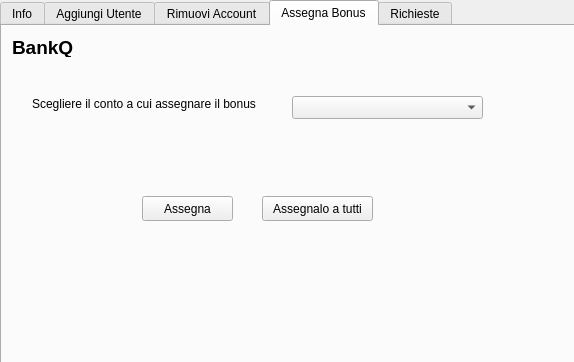
<?xml version="1.0" encoding="UTF-8"?>
<ui version="4.0">
 <class>AdminInfo</class>
 <widget class="QDialog" name="AdminInfo">
  <property name="geometry">
   <rect>
    <x>0</x>
    <y>0</y>
    <width>574</width>
    <height>362</height>
   </rect>
  </property>
  <property name="windowTitle">
   <string>BankQ</string>
  </property>
  <widget class="QTabWidget" name="tabWidget">
   <property name="geometry">
    <rect>
     <x>0</x>
     <y>0</y>
     <width>581</width>
     <height>371</height>
    </rect>
   </property>
   <property name="currentIndex">
    <number>3</number>
   </property>
   <widget class="QWidget" name="tab">
    <attribute name="title">
     <string>Info</string>
    </attribute>
    <widget class="QLabel" name="label">
     <property name="geometry">
      <rect>
       <x>60</x>
       <y>60</y>
       <width>67</width>
       <height>17</height>
      </rect>
     </property>
     <property name="text">
      <string>&lt;html&gt;&lt;head/&gt;&lt;body&gt;&lt;p&gt;&lt;span style=&quot; font-weight:600;&quot;&gt;Nome&lt;/span&gt;&lt;/p&gt;&lt;/body&gt;&lt;/html&gt;</string>
     </property>
    </widget>
    <widget class="QLabel" name="label_2">
     <property name="geometry">
      <rect>
       <x>60</x>
       <y>100</y>
       <width>71</width>
       <height>17</height>
      </rect>
     </property>
     <property name="text">
      <string>&lt;html&gt;&lt;head/&gt;&lt;body&gt;&lt;p&gt;&lt;span style=&quot; font-weight:600;&quot;&gt;Cognome&lt;/span&gt;&lt;/p&gt;&lt;/body&gt;&lt;/html&gt;</string>
     </property>
    </widget>
    <widget class="QLabel" name="label_4">
     <property name="geometry">
      <rect>
       <x>180</x>
       <y>60</y>
       <width>111</width>
       <height>17</height>
      </rect>
     </property>
     <property name="text">
      <string/>
     </property>
    </widget>
    <widget class="QLabel" name="label_5">
     <property name="geometry">
      <rect>
       <x>160</x>
       <y>60</y>
       <width>101</width>
       <height>17</height>
      </rect>
     </property>
     <property name="text">
      <string/>
     </property>
    </widget>
    <widget class="QLabel" name="label_6">
     <property name="geometry">
      <rect>
       <x>180</x>
       <y>120</y>
       <width>111</width>
       <height>17</height>
      </rect>
     </property>
     <property name="text">
      <string/>
     </property>
    </widget>
    <widget class="QToolButton" name="toolButton">
     <property name="geometry">
      <rect>
       <x>230</x>
       <y>230</y>
       <width>61</width>
       <height>25</height>
      </rect>
     </property>
     <property name="text">
      <string>Esci</string>
     </property>
    </widget>
    <widget class="QLabel" name="label_3">
     <property name="geometry">
      <rect>
       <x>60</x>
       <y>140</y>
       <width>91</width>
       <height>17</height>
      </rect>
     </property>
     <property name="text">
      <string>&lt;html&gt;&lt;head/&gt;&lt;body&gt;&lt;p&gt;&lt;span style=&quot; font-weight:600;&quot;&gt;Tipo utente&lt;/span&gt;&lt;/p&gt;&lt;/body&gt;&lt;/html&gt;</string>
     </property>
    </widget>
    <widget class="QLabel" name="label_7">
     <property name="geometry">
      <rect>
       <x>160</x>
       <y>140</y>
       <width>111</width>
       <height>17</height>
      </rect>
     </property>
     <property name="text">
      <string/>
     </property>
    </widget>
    <widget class="QLabel" name="label_8">
     <property name="geometry">
      <rect>
       <x>160</x>
       <y>100</y>
       <width>101</width>
       <height>17</height>
      </rect>
     </property>
     <property name="text">
      <string/>
     </property>
    </widget>
    <widget class="QLabel" name="label_12">
     <property name="geometry">
      <rect>
       <x>220</x>
       <y>180</y>
       <width>141</width>
       <height>17</height>
      </rect>
     </property>
     <property name="text">
      <string/>
     </property>
    </widget>
    <widget class="QLabel" name="label_13">
     <property name="geometry">
      <rect>
       <x>10</x>
       <y>10</y>
       <width>71</width>
       <height>21</height>
      </rect>
     </property>
     <property name="text">
      <string>&lt;html&gt;&lt;head/&gt;&lt;body&gt;&lt;p&gt;&lt;span style=&quot; font-size:14pt; font-weight:600;&quot;&gt;BankQ&lt;/span&gt;&lt;/p&gt;&lt;/body&gt;&lt;/html&gt;</string>
     </property>
    </widget>
    <widget class="QLabel" name="label_77">
     <property name="geometry">
      <rect>
       <x>430</x>
       <y>100</y>
       <width>111</width>
       <height>17</height>
      </rect>
     </property>
     <property name="text">
      <string>&lt;html&gt;&lt;head/&gt;&lt;body&gt;&lt;p&gt;&lt;br/&gt;&lt;/p&gt;&lt;/body&gt;&lt;/html&gt;</string>
     </property>
    </widget>
    <widget class="QLabel" name="label_74">
     <property name="geometry">
      <rect>
       <x>310</x>
       <y>60</y>
       <width>81</width>
       <height>17</height>
      </rect>
     </property>
     <property name="text">
      <string>&lt;html&gt;&lt;head/&gt;&lt;body&gt;&lt;p&gt;&lt;span style=&quot; font-weight:600;&quot;&gt;Cod. fiscale&lt;/span&gt;&lt;/p&gt;&lt;/body&gt;&lt;/html&gt;</string>
     </property>
    </widget>
    <widget class="QLabel" name="label_76">
     <property name="geometry">
      <rect>
       <x>310</x>
       <y>100</y>
       <width>81</width>
       <height>17</height>
      </rect>
     </property>
     <property name="text">
      <string>&lt;html&gt;&lt;head/&gt;&lt;body&gt;&lt;p&gt;&lt;span style=&quot; font-weight:600;&quot;&gt;Telefono&lt;/span&gt;&lt;/p&gt;&lt;/body&gt;&lt;/html&gt;</string>
     </property>
    </widget>
    <widget class="QLabel" name="label_75">
     <property name="geometry">
      <rect>
       <x>430</x>
       <y>60</y>
       <width>131</width>
       <height>17</height>
      </rect>
     </property>
     <property name="text">
      <string>&lt;html&gt;&lt;head/&gt;&lt;body&gt;&lt;p&gt;&lt;br/&gt;&lt;/p&gt;&lt;/body&gt;&lt;/html&gt;</string>
     </property>
    </widget>
    <widget class="QLabel" name="label_78">
     <property name="geometry">
      <rect>
       <x>430</x>
       <y>140</y>
       <width>111</width>
       <height>17</height>
      </rect>
     </property>
     <property name="text">
      <string>&lt;html&gt;&lt;head/&gt;&lt;body&gt;&lt;p&gt;&lt;br/&gt;&lt;/p&gt;&lt;/body&gt;&lt;/html&gt;</string>
     </property>
    </widget>
    <widget class="QLabel" name="label_79">
     <property name="geometry">
      <rect>
       <x>310</x>
       <y>140</y>
       <width>81</width>
       <height>17</height>
      </rect>
     </property>
     <property name="text">
      <string>&lt;html&gt;&lt;head/&gt;&lt;body&gt;&lt;p&gt;&lt;span style=&quot; font-weight:600;&quot;&gt;Username&lt;/span&gt;&lt;/p&gt;&lt;/body&gt;&lt;/html&gt;</string>
     </property>
    </widget>
    <widget class="QLabel" name="label_18">
     <property name="geometry">
      <rect>
       <x>60</x>
       <y>180</y>
       <width>67</width>
       <height>17</height>
      </rect>
     </property>
     <property name="text">
      <string>&lt;html&gt;&lt;head/&gt;&lt;body&gt;&lt;p&gt;&lt;span style=&quot; font-weight:600;&quot;&gt;Indirizzo&lt;/span&gt;&lt;/p&gt;&lt;/body&gt;&lt;/html&gt;</string>
     </property>
    </widget>
    <widget class="QLabel" name="label_19">
     <property name="geometry">
      <rect>
       <x>160</x>
       <y>180</y>
       <width>121</width>
       <height>17</height>
      </rect>
     </property>
     <property name="text">
      <string/>
     </property>
    </widget>
   </widget>
   <widget class="QWidget" name="tab_2">
    <attribute name="title">
     <string>Aggiungi Utente</string>
    </attribute>
    <widget class="QLabel" name="label_14">
     <property name="geometry">
      <rect>
       <x>10</x>
       <y>10</y>
       <width>71</width>
       <height>21</height>
      </rect>
     </property>
     <property name="text">
      <string>&lt;html&gt;&lt;head/&gt;&lt;body&gt;&lt;p&gt;&lt;span style=&quot; font-size:14pt; font-weight:600;&quot;&gt;BankQ&lt;/span&gt;&lt;/p&gt;&lt;/body&gt;&lt;/html&gt;</string>
     </property>
    </widget>
    <widget class="QLabel" name="label_9">
     <property name="geometry">
      <rect>
       <x>40</x>
       <y>50</y>
       <width>67</width>
       <height>17</height>
      </rect>
     </property>
     <property name="text">
      <string>&lt;html&gt;&lt;head/&gt;&lt;body&gt;&lt;p&gt;&lt;span style=&quot; font-weight:600;&quot;&gt;Nome&lt;/span&gt;&lt;/p&gt;&lt;/body&gt;&lt;/html&gt;</string>
     </property>
    </widget>
    <widget class="QLabel" name="label_10">
     <property name="geometry">
      <rect>
       <x>40</x>
       <y>90</y>
       <width>67</width>
       <height>17</height>
      </rect>
     </property>
     <property name="text">
      <string>&lt;html&gt;&lt;head/&gt;&lt;body&gt;&lt;p&gt;&lt;span style=&quot; font-weight:600;&quot;&gt;Cognome&lt;/span&gt;&lt;/p&gt;&lt;/body&gt;&lt;/html&gt;</string>
     </property>
    </widget>
    <widget class="QLabel" name="label_11">
     <property name="geometry">
      <rect>
       <x>40</x>
       <y>140</y>
       <width>81</width>
       <height>17</height>
      </rect>
     </property>
     <property name="text">
      <string>&lt;html&gt;&lt;head/&gt;&lt;body&gt;&lt;p&gt;&lt;span style=&quot; font-weight:600;&quot;&gt;Indirizzo&lt;/span&gt;&lt;/p&gt;&lt;/body&gt;&lt;/html&gt;</string>
     </property>
    </widget>
    <widget class="QLabel" name="label_15">
     <property name="geometry">
      <rect>
       <x>40</x>
       <y>240</y>
       <width>81</width>
       <height>17</height>
      </rect>
     </property>
     <property name="text">
      <string>&lt;html&gt;&lt;head/&gt;&lt;body&gt;&lt;p&gt;&lt;span style=&quot; font-weight:600;&quot;&gt;Cod. fiscale&lt;/span&gt;&lt;/p&gt;&lt;/body&gt;&lt;/html&gt;</string>
     </property>
    </widget>
    <widget class="QLabel" name="label_16">
     <property name="geometry">
      <rect>
       <x>300</x>
       <y>40</y>
       <width>71</width>
       <height>17</height>
      </rect>
     </property>
     <property name="text">
      <string>&lt;html&gt;&lt;head/&gt;&lt;body&gt;&lt;p&gt;&lt;span style=&quot; font-weight:600;&quot;&gt;Username&lt;/span&gt;&lt;/p&gt;&lt;/body&gt;&lt;/html&gt;</string>
     </property>
    </widget>
    <widget class="QLabel" name="label_17">
     <property name="geometry">
      <rect>
       <x>300</x>
       <y>90</y>
       <width>71</width>
       <height>17</height>
      </rect>
     </property>
     <property name="text">
      <string>&lt;html&gt;&lt;head/&gt;&lt;body&gt;&lt;p&gt;&lt;span style=&quot; font-weight:600;&quot;&gt;PIN&lt;/span&gt;&lt;/p&gt;&lt;/body&gt;&lt;/html&gt;</string>
     </property>
    </widget>
    <widget class="QLineEdit" name="lineEdit">
     <property name="geometry">
      <rect>
       <x>140</x>
       <y>40</y>
       <width>113</width>
       <height>27</height>
      </rect>
     </property>
    </widget>
    <widget class="QLineEdit" name="lineEdit_2">
     <property name="geometry">
      <rect>
       <x>140</x>
       <y>90</y>
       <width>113</width>
       <height>27</height>
      </rect>
     </property>
    </widget>
    <widget class="QLineEdit" name="lineEdit_3">
     <property name="geometry">
      <rect>
       <x>140</x>
       <y>140</y>
       <width>113</width>
       <height>27</height>
      </rect>
     </property>
    </widget>
    <widget class="QLineEdit" name="lineEdit_4">
     <property name="geometry">
      <rect>
       <x>140</x>
       <y>190</y>
       <width>113</width>
       <height>27</height>
      </rect>
     </property>
    </widget>
    <widget class="QLineEdit" name="lineEdit_5">
     <property name="geometry">
      <rect>
       <x>140</x>
       <y>240</y>
       <width>113</width>
       <height>27</height>
      </rect>
     </property>
    </widget>
    <widget class="QLineEdit" name="lineEdit_6">
     <property name="geometry">
      <rect>
       <x>390</x>
       <y>40</y>
       <width>113</width>
       <height>27</height>
      </rect>
     </property>
    </widget>
    <widget class="QToolButton" name="toolButton_2">
     <property name="geometry">
      <rect>
       <x>230</x>
       <y>290</y>
       <width>81</width>
       <height>25</height>
      </rect>
     </property>
     <property name="text">
      <string>Inserisci</string>
     </property>
    </widget>
    <widget class="QLineEdit" name="lineEdit_7">
     <property name="geometry">
      <rect>
       <x>390</x>
       <y>90</y>
       <width>113</width>
       <height>27</height>
      </rect>
     </property>
    </widget>
    <widget class="QLabel" name="label_20">
     <property name="geometry">
      <rect>
       <x>40</x>
       <y>190</y>
       <width>81</width>
       <height>17</height>
      </rect>
     </property>
     <property name="text">
      <string>&lt;html&gt;&lt;head/&gt;&lt;body&gt;&lt;p&gt;&lt;span style=&quot; font-weight:600;&quot;&gt;Telefono&lt;/span&gt;&lt;/p&gt;&lt;/body&gt;&lt;/html&gt;</string>
     </property>
    </widget>
    <widget class="QLabel" name="label_24">
     <property name="geometry">
      <rect>
       <x>300</x>
       <y>140</y>
       <width>67</width>
       <height>17</height>
      </rect>
     </property>
     <property name="text">
      <string>&lt;html&gt;&lt;head/&gt;&lt;body&gt;&lt;p&gt;&lt;span style=&quot; font-weight:600;&quot;&gt;Saldo&lt;/span&gt;&lt;/p&gt;&lt;/body&gt;&lt;/html&gt;</string>
     </property>
    </widget>
    <widget class="QLineEdit" name="lineEdit_8">
     <property name="geometry">
      <rect>
       <x>390</x>
       <y>140</y>
       <width>113</width>
       <height>27</height>
      </rect>
     </property>
    </widget>
    <widget class="QLineEdit" name="lineEdit_9">
     <property name="geometry">
      <rect>
       <x>390</x>
       <y>190</y>
       <width>113</width>
       <height>27</height>
      </rect>
     </property>
    </widget>
    <widget class="QLabel" name="label_25">
     <property name="geometry">
      <rect>
       <x>300</x>
       <y>200</y>
       <width>67</width>
       <height>17</height>
      </rect>
     </property>
     <property name="text">
      <string>&lt;html&gt;&lt;head/&gt;&lt;body&gt;&lt;p&gt;&lt;span style=&quot; font-weight:600;&quot;&gt;# conto&lt;/span&gt;&lt;/p&gt;&lt;/body&gt;&lt;/html&gt;</string>
     </property>
    </widget>
   </widget>
   <widget class="QWidget" name="tab_4">
    <attribute name="title">
     <string>Rimuovi Account</string>
    </attribute>
    <widget class="QLabel" name="label_68">
     <property name="geometry">
      <rect>
       <x>10</x>
       <y>10</y>
       <width>71</width>
       <height>21</height>
      </rect>
     </property>
     <property name="text">
      <string>&lt;html&gt;&lt;head/&gt;&lt;body&gt;&lt;p&gt;&lt;span style=&quot; font-size:14pt; font-weight:600;&quot;&gt;BankQ&lt;/span&gt;&lt;/p&gt;&lt;/body&gt;&lt;/html&gt;</string>
     </property>
    </widget>
    <widget class="QToolButton" name="toolButton_3">
     <property name="geometry">
      <rect>
       <x>220</x>
       <y>190</y>
       <width>91</width>
       <height>25</height>
      </rect>
     </property>
     <property name="text">
      <string>Rimuovi</string>
     </property>
    </widget>
    <widget class="QLabel" name="label_26">
     <property name="geometry">
      <rect>
       <x>30</x>
       <y>70</y>
       <width>191</width>
       <height>16</height>
      </rect>
     </property>
     <property name="text">
      <string>Scegliere il conto da rimuovere</string>
     </property>
    </widget>
    <widget class="QComboBox" name="comboBox">
     <property name="geometry">
      <rect>
       <x>230</x>
       <y>70</y>
       <width>191</width>
       <height>23</height>
      </rect>
     </property>
    </widget>
   </widget>
   <widget class="QWidget" name="tab_5">
    <attribute name="title">
     <string>Assegna Bonus</string>
    </attribute>
    <widget class="QLabel" name="label_69">
     <property name="geometry">
      <rect>
       <x>10</x>
       <y>10</y>
       <width>71</width>
       <height>21</height>
      </rect>
     </property>
     <property name="text">
      <string>&lt;html&gt;&lt;head/&gt;&lt;body&gt;&lt;p&gt;&lt;span style=&quot; font-size:14pt; font-weight:600;&quot;&gt;BankQ&lt;/span&gt;&lt;/p&gt;&lt;/body&gt;&lt;/html&gt;</string>
     </property>
    </widget>
    <widget class="QLabel" name="label_27">
     <property name="geometry">
      <rect>
       <x>30</x>
       <y>70</y>
       <width>261</width>
       <height>16</height>
      </rect>
     </property>
     <property name="text">
      <string>Scegliere il conto a cui assegnare il bonus</string>
     </property>
    </widget>
    <widget class="QComboBox" name="comboBox_2">
     <property name="geometry">
      <rect>
       <x>290</x>
       <y>70</y>
       <width>191</width>
       <height>23</height>
      </rect>
     </property>
    </widget>
    <widget class="QToolButton" name="toolButton_5">
     <property name="geometry">
      <rect>
       <x>140</x>
       <y>170</y>
       <width>91</width>
       <height>25</height>
      </rect>
     </property>
     <property name="text">
      <string>Assegna</string>
     </property>
    </widget>
    <widget class="QToolButton" name="toolButton_6">
     <property name="geometry">
      <rect>
       <x>260</x>
       <y>170</y>
       <width>111</width>
       <height>25</height>
      </rect>
     </property>
     <property name="text">
      <string>Assegnalo a tutti</string>
     </property>
    </widget>
   </widget>
   <widget class="QWidget" name="tab_3">
    <attribute name="title">
     <string>Richieste</string>
    </attribute>
    <widget class="QLabel" name="label_23">
     <property name="geometry">
      <rect>
       <x>10</x>
       <y>10</y>
       <width>71</width>
       <height>21</height>
      </rect>
     </property>
     <property name="text">
      <string>&lt;html&gt;&lt;head/&gt;&lt;body&gt;&lt;p&gt;&lt;span style=&quot; font-size:14pt; font-weight:600;&quot;&gt;BankQ&lt;/span&gt;&lt;/p&gt;&lt;/body&gt;&lt;/html&gt;</string>
     </property>
    </widget>
    <widget class="QLabel" name="label_21">
     <property name="geometry">
      <rect>
       <x>50</x>
       <y>50</y>
       <width>281</width>
       <height>20</height>
      </rect>
     </property>
     <property name="text">
      <string/>
     </property>
    </widget>
    <widget class="QTableView" name="tableView">
     <property name="geometry">
      <rect>
       <x>45</x>
       <y>80</y>
       <width>481</width>
       <height>192</height>
      </rect>
     </property>
    </widget>
    <widget class="QToolButton" name="toolButton_4">
     <property name="geometry">
      <rect>
       <x>240</x>
       <y>290</y>
       <width>81</width>
       <height>25</height>
      </rect>
     </property>
     <property name="text">
      <string>Visualizzati</string>
     </property>
    </widget>
   </widget>
  </widget>
 </widget>
 <resources/>
 <connections/>
</ui>
